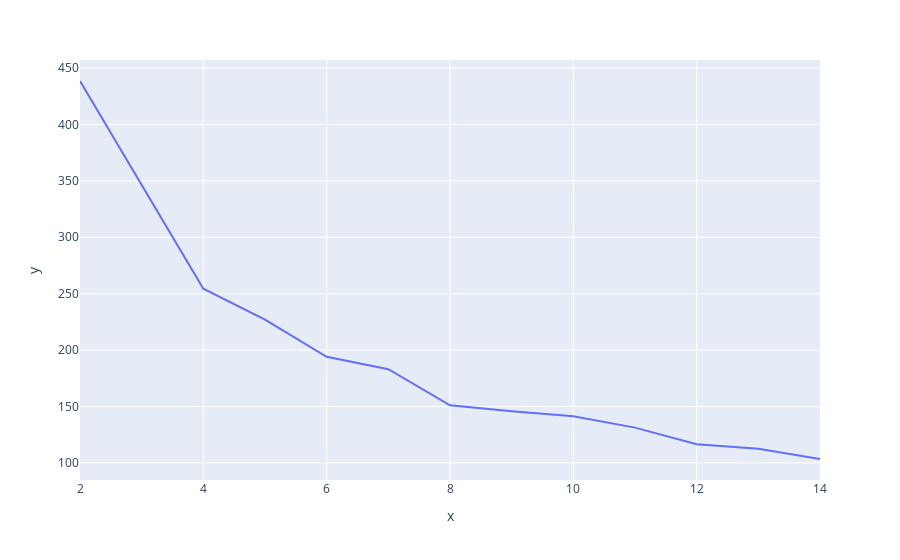

Write notebook code for a chart like this one.
### Code cell
fig = px.line(x = range(2,15), y = wcss)
fig.show()

### Figure 1 — Plotly figure (JSON) as saved in the notebook; plotly's stock layout.template omitted (floating-point values rounded to 4 significant figures)
{"data": [{"hovertemplate": "x=%{x}<br>y=%{y}<extra></extra>", "legendgroup": "", "line": {"color": "#636efa", "dash": "solid"}, "marker": {"symbol": "circle"}, "mode": "lines", "name": "", "orientation": "v", "showlegend": false, "type": "scatter", "x": [2, 3, 4, 5, 6, 7, 8, 9, 10, 11, 12, 13, 14], "xaxis": "x", "y": [438.5, 346.0, 254.4, 227.0, 194.0, 183.0, 151.0, 145.8, 141.2, 131.2, 116.5, 112.5, 103.4], "yaxis": "y"}], "layout": {"legend": {"tracegroupgap": 0}, "margin": {"t": 60}, "xaxis": {"anchor": "y", "domain": [0, 1], "title": {"text": "x"}}, "yaxis": {"anchor": "x", "domain": [0, 1], "title": {"text": "y"}}}}
